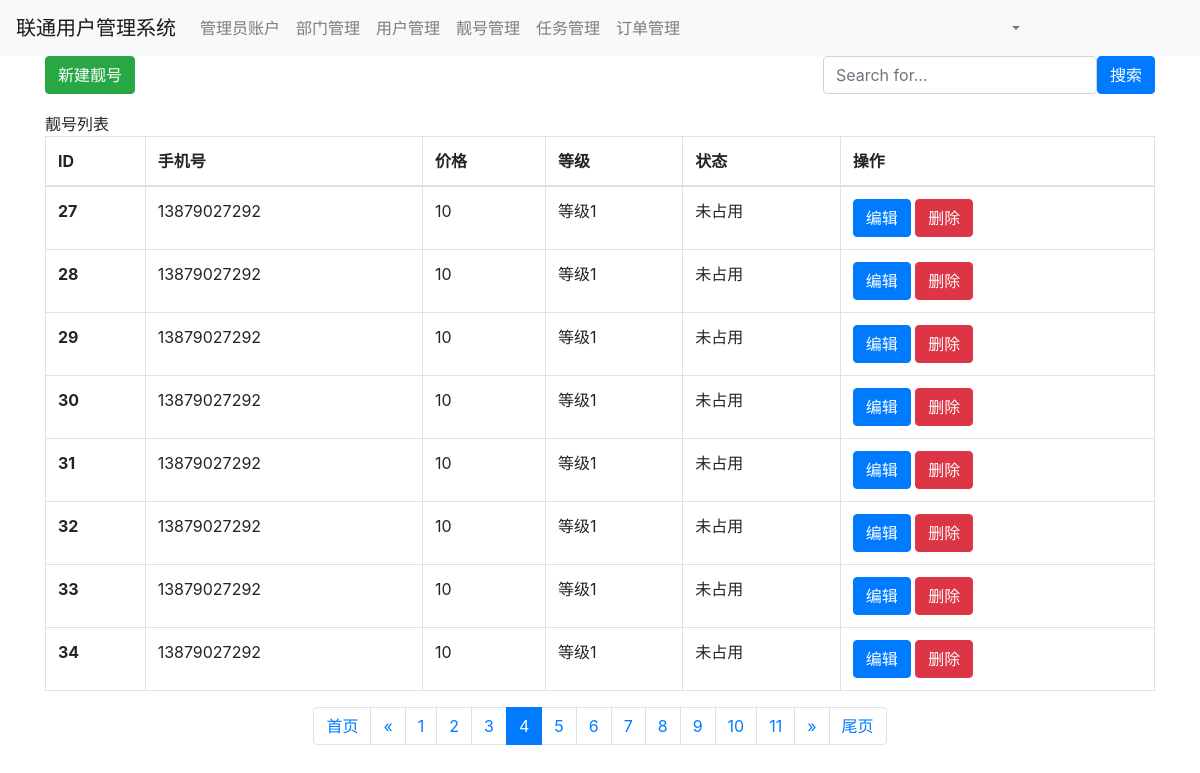
Screenshot of /prettynum/list/?page=4 (signed in) with the database file from the repository.
### app01/models.py (models this page shows)
class PrettyNum(models.Model):
    mobile = models.CharField(verbose_name="手机号", max_length=11)
    price = models.IntegerField(verbose_name="价格", default=0)
    level_choices = (
        (1, "等级1"),
        (2, "等级2"),
    )
    level = models.SmallIntegerField(verbose_name="等级", choices=level_choices, default=1)
    status_choices = (
        (1, "未占用"),
        (2, "已占用"),
    )
    status = models.SmallIntegerField(verbose_name="状态", choices=status_choices, default=2)

### app01/views.py (the view)
# urls.py: path('prettynum/list/', views.prettynum_list),
def prettynum_list(request):
    data_dict = {}
    search_data = request.GET.get("q", "")
    if search_data:
        data_dict = {"mobile__contains": search_data}
    queryset = models.PrettyNum.objects.filter(**data_dict).order_by("-level")
    page_object = Pagination(request, queryset=queryset)
    page_queryset = page_object.page_queryset
    page_string = page_object.gennerate_html()
    context = {
        "search_data": search_data,
        "queryset": page_queryset,  # 分完页的数据
        "page_string": page_string,  # 生成的页面
    }
    return render(request, "prettynum_list.html", context=context)

### app01/templates/prettynum_list.html (shortened to what this page needs)
{% extends "base.html" %}
{% block content %}
    <div class="container">
        <div style="display: flex;">
            <div style="margin-bottom: 10px;margin-right: auto;">
                <a class="btn btn-success" href="/prettynum/add">
                    新建靓号
                </a>
            </div>
            <form method="get" style="display: flex;margin-left: auto;margin-bottom: 10px">
                <div class="input-group" style="display: inline-flex">
                    <label>
                        <input type="text" class="form-control" placeholder="Search for..." name="q"
                               value="{{ search_data }}">
                    </label>
                    <span class="input-group-btn">
                        <button class="btn btn-primary" type="submit">搜索</button>
                    </span>
                </div>
            </form>
        </div>
        <div class="panel panel-default">
            <div class="panel-heading">
                靓号列表
            </div>
            <table class="table table-bordered">
                <thead>
                <tr>
                    <th>ID</th>
                    <th>手机号</th>
                    <th>价格</th>
                    <th>等级</th>
                    <th>状态</th>
                    <th>操作</th>
                </tr>
                </thead>
                <tbody>
                {% for object in queryset %}
                    <tr>
                        <th scope="row">{{ object.id }}</th>
                        <td>{{ object.mobile }}</td>
                        <td>{{ object.price }}</td>
                        <td>{{ object.get_level_display }}</td>
                        <td>{{ object.get_status_display }}</td>
                        <td>
                            <a class="btn btn-primary btn-xs"
                               href="/prettynum/edit/{{ object.id }}">编辑</a>
                            <a class=" btn btn-danger btn-xs" href="/prettynum/delete/{{ object.id }}">删除</a>
                        </td>
                    </tr>
                {% endfor %}
                </tbody>
            </table>
        </div>
        {{ page_string }}
    </div>
{% endblock %}

### rows the page displays
PrettyNum: id "27", mobile "13879027292", price "10", level "等级1", status "未占用"
PrettyNum: id "28", mobile "13879027292", price "10", level "等级1", status "未占用"
PrettyNum: id "29", mobile "13879027292", price "10", level "等级1", status "未占用"
PrettyNum: id "30", mobile "13879027292", price "10", level "等级1", status "未占用"
PrettyNum: id "31", mobile "13879027292", price "10", level "等级1", status "未占用"
PrettyNum: id "32", mobile "13879027292", price "10", level "等级1", status "未占用"
PrettyNum: id "33", mobile "13879027292", price "10", level "等级1", status "未占用"
PrettyNum: id "34", mobile "13879027292", price "10", level "等级1", status "未占用"

### other values shown
{{ page_string }} "首页 « 1 2 3 4 5 6 7 8 9 10 11 » 尾页"
